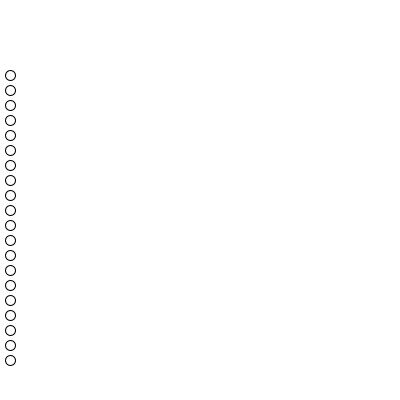
Frame 1 (no input)
Frame 60 (the mouse pressed at the canvas centre just before this capture): identical to frame 1, image omitted
Frame 120 (the mouse held since frame 60 and released just before this capture): identical to frame 1, image omitted

The Processing sketch that drew this single still picture (run headless with seeded random() and noise(); from frame 60 on, the mouse is pressed at the canvas centre):

// Processing sketch: tors1_task7
// ── tors1_task7.pde
int input = 20;
int half = input / 2;

int x= 10;
int y= 5;
int h= 10;
int w= 10;

void setup(){
  
size(400,400);
background(255);

for(int i = input; i > 0; i--){
println(i);

fill(255);
ellipse(x, y*15, h, w);
y++;

if (i == 6){
println("six");

}

if (i == half){
println("half");
}

}

}

void draw(){
}
